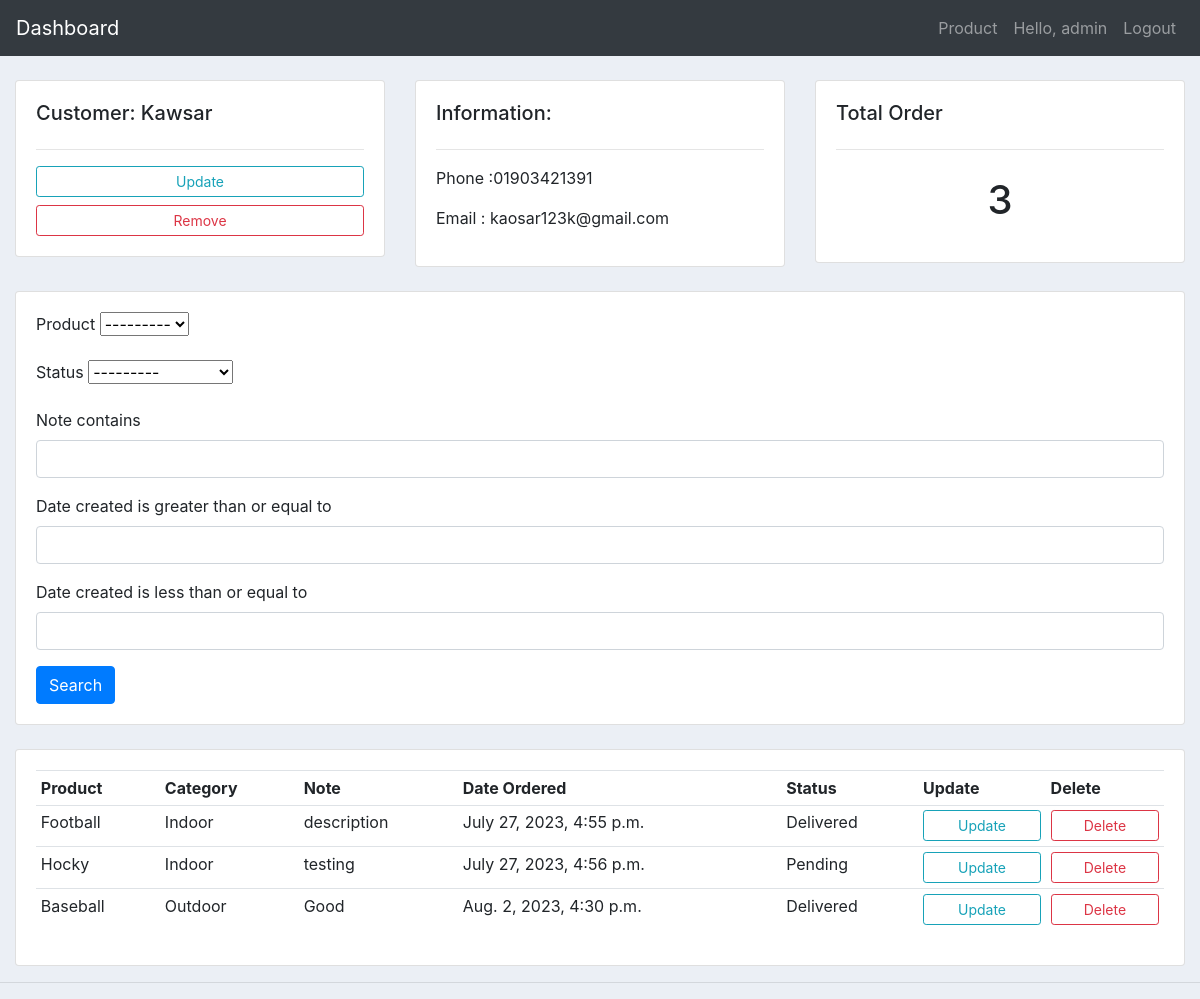
The app's page /customer/1/ (signed in) with its own data.
### myapp/models.py (models this page shows, shortened)
class Customer(models.Model):
    name         = models.CharField(max_length=20, null=True)
    email        = models.EmailField(max_length=60, null=True)
    phone        = models.CharField(max_length=11, null=True)
    date_created = models.DateTimeField(auto_now_add=True, null=True)

class Order(models.Model):
    STATUS      = (
                ('Delivered','Delivered'),
                ('Pending','Pending'),
                ('Out For Delivery','Out For Delivery'),
            )
    customer     = models.ForeignKey(Customer, null=True, on_delete=models.SET_NULL)
    product      =  models.ForeignKey(Product, null=True, on_delete=models.SET_NULL)
    status       = models.CharField(max_length=500, null=True, choices=STATUS)
    note         = models.CharField(max_length=5000, null=True)
    date_created = models.DateTimeField(auto_now_add=True, null=True)

class Product(models.Model):
    CATEGORY = (
        ('Indoor', 'Indoor'),
        ('Outdoor', 'Outdoor'),
    )
    name         = models.CharField(max_length=20, null=True)
    price        = models.FloatField(max_length=4, null=True)
    category     = models.CharField(max_length=500, null=True, choices=CATEGORY)
    description  = models.CharField(max_length=300, null=True, blank=True)
    date_created = models.DateTimeField(auto_now_add=True, null=True)
    tags         = models.ManyToManyField(Tag)
    def __str__(self) :
       return self.name

### myapp/views.py (the view)
# urls.py: path('customer/<int:id>/', views.customer, name="customer"),
@login_required(login_url='login')
def customer(request,id):
    customer = Customer.objects.get(id=id)
    orders = customer.order_set.all()
    orderFilter = OrderFilter(request.GET, queryset=orders)
    orders = orderFilter.qs
    context = {'customer':customer,'orders':orders,'orderFilter':orderFilter,}
    return render(request, 'accounts/customer.html',context)

### templates/accounts/customer.html (shortened to what this page needs)
{% extends 'base.html' %}
{% load crispy_forms_tags %}
{% block body %}
<br>
<div class="row">
    <div class="col-md">
        <div class="card card-body">
            <h5>Customer: {{ customer.name }}</h5>
            <hr>
            <a href="" class="btn btn-outline-info btn-sm btn-block">Update</a>
            <a href="" class="btn btn-outline-danger btn-sm btn-block">Remove</a>
        </div>
    </div>
    <div class="col-md">
        <div class="card card-body">
            <h5>Information:</h5>
            <hr>
            <p>Phone :{{ customer.phone }}</p>
            <p>Email : {{ customer.email }}</p>
        </div>
    </div>
    <div class="col-md">
        <div class="card card-body">
            <h5>Total Order</h5>
            <hr>
            <h1 style="text-align: center; padding: 10px;">{{ orders.count }}</h1>
        </div>
    </div>
</div>
<br>
<div class="row">
    <div class="col">
        <div class="card card-body">
            <form method="get">
                {{ orderFilter.form | crispy }}
                <button class="btn btn-primary" type="submit">Search</button>
            </form>
        </div>
    </div>
</div>
<br>
<div class="row">
    <div class="col-md">
        <div class="card card-body">
            <table class="table table-sm">
                <tr>
                    <th>Product</th>
                    <th>Category</th>
                    <th>Note</th>
                    <th>Date Ordered</th>
                    <th>Status</th>
                    <th>Update</th>
                    <th>Delete</th>
                </tr>
                {% for order in orders %}
                <tr>
                    <td>{{ order.product.name }}</td>
                    <td>{{ order.product.category }}</td>
                    <td>{{ order.note }}</td>
                    <td>{{ order.date_created }}</td>
                    <td>{{ order.status }}</td>
                    <td><a href="{% url 'update_order' order.id %}" class="btn btn-outline-info btn-sm btn-block">Update</a></td>
                    <td><a href="{% url 'delete_order' order.id %}" class="btn btn-outline-danger btn-sm btn-block">Delete</a></td>
                </tr>
                {% endfor %}
            </table>
        </div>
    </div>
</div>
{% endblock %}

### templates/navbar.html (shortened to what this page needs)
<nav class="navbar navbar-expand-lg navbar-dark bg-dark">
    <a class="navbar-brand" href="{% url 'dashboard' %}">Dashboard</a>
    <div class="collapse navbar-collapse" id="navbarSupportedContent">
      <ul class="navbar-nav ml-auto">
        <li class="nav-item">
          <a class="nav-link" href="{% url 'product' %}">Product</a>
        </li>
        {% if request.user.is_authenticated %}
        <li class="nav-item">
          <span class="nav-link">Hello, {{ request.user }}</span>
        </li>
        <li class="nav-item">
          <a class="nav-link" href="{% url 'logout' %}">Logout</a>
        </li>
        {% endif %}
    </div>
  </nav>

### static/css/main.css (style rules this page uses)
body { background-color: #ebeff5; }

### records on screen
Customer: name "Kawsar", phone "01903421391", email "kaosar123k@gmail.com"
Order: product.name "Football", product.category "Indoor", note "description", date_created "July 27, 2023, 4:55 p.m.", status "Delivered"
Order: product.name "Hocky", product.category "Indoor", note "testing", date_created "July 27, 2023, 4:56 p.m.", status "Pending"
Order: product.name "Baseball", product.category "Outdoor", note "Good", date_created "Aug. 2, 2023, 4:30 p.m.", status "Delivered"

### other values on screen
{{ request.user }} "admin"
{{ orders.count }} "3"
